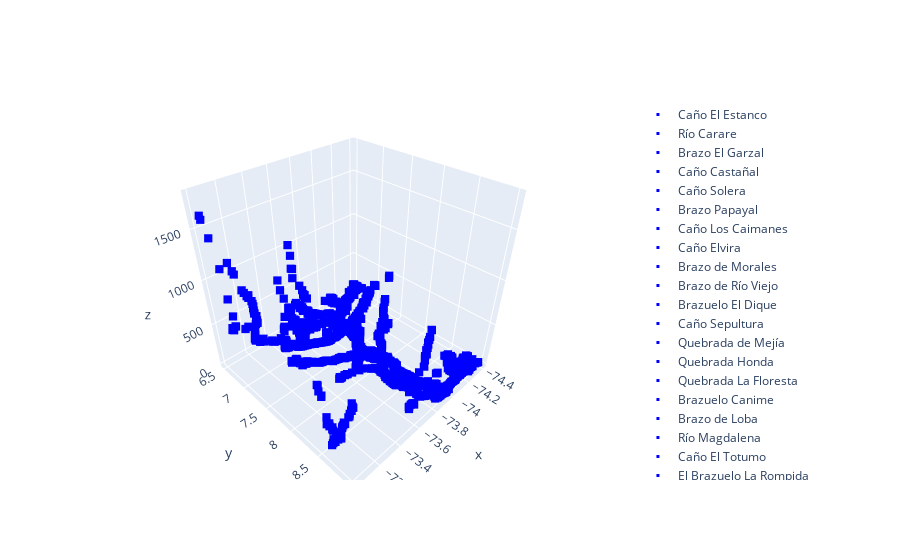

The notebook cell this image was saved under:
### Code cell
fig.show()

### Figure 1 — Plotly figure (JSON) as saved in the notebook; plotly's stock layout.template omitted (floating-point values rounded to 4 significant figures; data arrays with more than 128 entries replaced by an {"elided": "..."} marker saying what was removed)
{"data": [{"marker": {"color": "blue", "size": 3, "symbol": "square"}, "mode": "markers", "name": "Caño El Estanco", "type": "scatter3d", "x": [-73.7, -73.7, -73.7, -73.69, -73.69, -73.68, -73.67, -73.67], "y": [7.252, 7.248, 7.244, 7.235, 7.235, 7.227, 7.227, 7.227], "z": [86, 85, 85, 86, 88, 88, 88, 89]}, {"marker": {"color": "blue", "size": 3, "symbol": "square"}, "mode": "markers", "name": "Río Carare", "type": "scatter3d", "x": [-74.11, -74.11, -74.11, -74.1, -74.11, -74.1, -74.09, -74.1, -74.1, -74.1, -74.1, -74.09, -74.09, -74.09, -74.09, -74.09, -74.07, -74.09, -74.09, -74.09, -74.06, -74.08, -74.07, -74.08, -74.07, -74.07, -74.07, -74.08, -74.08, -74.08, -74.09, -74.1, -74.09, -74.1, -74.1, -74.1, -74.1, -74.1, -74.09, -74.1], "y": [6.76, 6.752, 6.744, 6.744, 6.735, 6.735, 6.735, 6.719, 6.715, 6.702, 6.698, 6.694, 6.69, 6.665, 6.66, 6.656, 6.656, 6.652, 6.652, 6.648, 6.623, 6.619, 6.619, 6.615, 6.615, 6.602, 6.598, 6.594, 6.59, 6.585, 6.581, 6.573, 6.573, 6.569, 6.548, 6.544, 6.531, 6.527, 6.523, 6.506], "z": [87, 87, 87, 86, 87, 87, 86, 87, 87, 90, 90, 89, 91, 92, 92, 91, 94, 92, 93, 98, 94, 94, 94, 96, 95, 94, 98, 96, 93, 95, 99, 98, 98, 96, 98, 99, 101, 101, 100, 100]}, {"marker": {"color": "blue", "size": 3, "symbol": "square"}, "mode": "markers", "name": "Brazo El Garzal", "type": "scatter3d", "x": [-73.86, -73.87], "y": [7.956, 7.944], "z": [45, 45]}, {"marker": {"color": "blue", "size": 3, "symbol": "square"}, "mode": "markers", "name": "Caño Castañal", "type": "scatter3d", "x": [-73.96, -73.97, -73.97], "y": [8.96, 8.973, 8.969], "z": [26, 26, 28]}, {"marker": {"color": "blue", "size": 3, "symbol": "square"}, "mode": "markers", "name": "Caño Solera", "type": "scatter3d", "x": [-73.97, -73.95, -73.94, -73.94, -73.93, -73.93, -73.92, -73.91, -73.89, -73.89], "y": [8.931, 8.906, 8.89, 8.885, 8.881, 8.873, 8.869, 8.86, 8.835, 8.831], "z": [26, 25, 26, 27, 32, 26, 26, 28, 28, 28]}, {"marker": {"color": "blue", "size": 3, "symbol": "square"}, "mode": "markers", "name": "Brazo Papayal", "type": "scatter3d", "x": [-73.99, -73.98, -73.97, -73.97, -73.97, -73.95, -73.96, -73.97, -73.96, -73.96, -73.95, -73.95, -73.94, -73.91, -73.91, -73.89, -73.89, -73.89, -73.89, -73.88, -73.88, -73.88, -73.88], "y": [8.948, 8.931, 8.923, 8.915, 8.894, 8.852, 8.835, 8.831, 8.831, 8.81, 8.798, 8.794, 8.723, 8.69, 8.673, 8.64, 8.635, 8.631, 8.627, 8.615, 8.602, 8.598, 8.59], "z": [26, 27, 27, 27, 28, 30, 31, 30, 30, 30, 32, 33, 33, 35, 34, 34, 34, 34, 35, 36, 36, 36, 37]}, {"marker": {"color": "blue", "size": 3, "symbol": "square"}, "mode": "markers", "name": "Caño Los Caimanes", "type": "scatter3d", "x": [-73.94], "y": [8.84], "z": [28]}, {"marker": {"color": "blue", "size": 3, "symbol": "square"}, "mode": "markers", "name": "Caño Elvira", "type": "scatter3d", "x": [-73.89, -73.89, -73.91, -73.88, -73.92, -73.88, -73.87, -73.89, -73.89, -73.9, -73.88], "y": [8.735, 8.735, 8.731, 8.731, 8.727, 8.71, 8.71, 8.706, 8.702, 8.677, 8.677], "z": [31, 31, 31, 31, 31, 32, 31, 31, 32, 33, 33]}, {"marker": {"color": "blue", "size": 3, "symbol": "square"}, "mode": "markers", "name": "Brazo de Morales", "type": "scatter3d", "x": [-73.87, -73.87, -73.88, -73.83, -73.83, -73.82, -73.83, -73.82, -73.83, -73.82, -73.83, -73.83, -73.83, -73.83, -73.83, -73.83, -73.83, -73.83, -73.83, -73.83, -73.83, -73.82, -73.82, -73.82, -73.84, -73.83, -73.82, -73.85, -73.86, -73.86, -73.86, -73.86, -73.86, -73.86, -73.88, -73.89, -73.89, -73.89, -73.89, -73.89, -73.89, -73.89, -73.89, -73.88, -73.89, -73.88, -73.89, -73.88, -73.89, -73.88, -73.88, -73.88, -73.88, -73.88, -73.88, -73.88, -73.88, -73.88, -73.88, -73.89, -73.88, -73.88, -73.88, -73.88, -73.88, -73.87, -73.87, -73.87, -73.87, -73.88, -73.87, -73.87, -73.87, -73.87, -73.87, -73.87, -73.87, -73.87, -73.87, -73.87, -73.87, -73.87, -73.86, -73.87, -73.86, -73.86, -73.86, -73.86, -73.87, -73.87, -73.87, -73.87, -73.87, -73.87, -73.86, -73.86, -73.87], "y": [8.14, 8.135, 8.119, 8.66, 8.656, 8.656, 8.652, 8.652, 8.648, 8.648, 8.644, 8.64, 8.64, 8.635, 8.631, 8.627, 8.623, 8.623, 8.619, 8.619, 8.615, 8.61, 8.606, 8.602, 8.585, 8.585, 8.585, 8.577, 8.573, 8.569, 8.565, 8.56, 8.544, 8.54, 8.535, 8.531, 8.527, 8.523, 8.519, 8.515, 8.51, 8.506, 8.502, 8.502, 8.498, 8.498, 8.494, 8.494, 8.49, 8.49, 8.485, 8.481, 8.477, 8.473, 8.469, 8.465, 8.46, 8.456, 8.452, 8.448, 8.448, 8.44, 8.435, 8.431, 8.431, 8.419, 8.415, 8.41, 8.406, 8.398, 8.377, 8.365, 8.356, 8.356, 8.352, 8.348, 8.344, 8.34, 8.335, 8.331, 8.327, 8.323, 8.315, 8.31, 8.31, 8.306, 8.302, 8.298, 8.294, 8.281, 8.277, 8.269, 8.265, 8.26, 8.252, 8.244, 8.148], "z": [44, 44, 44, 31, 29, 33, 29, 33, 28, 29, 29, 34, 31, 31, 32, 33, 33, 33, 35, 33, 33, 34, 34, 33, 35, 34, 34, 34, 34, 34, 34, 35, 35, 34, 35, 34, 33, 35, 36, 35, 34, 34, 35, 37, 35, 37, 35, 37, 37, 35, 35, 35, 35, 36, 35, 35, 35, 34, 34, 35, 36, 35, 35, 37, 36, 35, 35, 34, 34, 35, 35, 34, 34, 34, 35, 35, 36, 35, 34, 35, 35, 36, 35, 35, 35, 35, 36, 36, 35, 36, 36, 36, 35, 36, 40, 41, 43]}, {"marker": {"color": "blue", "size": 3, "symbol": "square"}, "mode": "markers", "name": "Brazo de Río Viejo", "type": "scatter3d", "x": [-73.83, -73.83], "y": [8.598, 8.59], "z": [34, 34]}, {"marker": {"color": "blue", "size": 3, "symbol": "square"}, "mode": "markers", "name": "Brazuelo El Dique", "type": "scatter3d", "x": [-73.83, -73.83, -73.82, -73.82, -73.83, -73.79, -73.8, -73.81, -73.81, -73.8, -73.8, -73.8, -73.81, -73.79, -73.78, -73.81, -73.79, -73.78, -73.78, -73.78, -73.78, -73.79, -73.79, -73.78, -73.79, -73.79, -73.78, -73.78, -73.77, -73.77, -73.77], "y": [8.581, 8.565, 8.552, 8.548, 8.531, 8.494, 8.481, 8.477, 8.473, 8.469, 8.465, 8.452, 8.444, 8.419, 8.419, 8.415, 8.41, 8.41, 8.406, 8.394, 8.373, 8.36, 8.356, 8.352, 8.34, 8.34, 8.319, 8.31, 8.294, 8.281, 8.256], "z": [37, 38, 37, 37, 37, 38, 37, 38, 38, 38, 38, 37, 39, 38, 38, 39, 38, 39, 39, 38, 38, 38, 38, 40, 39, 40, 40, 39, 41, 40, 41]}, {"marker": {"color": "blue", "size": 3, "symbol": "square"}, "mode": "markers", "name": "Caño Sepultura", "type": "scatter3d", "x": [-73.98, -73.98, -73.98], "y": [7.398, 7.365, 7.335], "z": [59, 59, 62]}, {"marker": {"color": "blue", "size": 3, "symbol": "square"}, "mode": "markers", "name": "Quebrada de Mejía", "type": "scatter3d", "x": [-74.05, -74.03, -74.05], "y": [8.74, 8.74, 8.735], "z": [54, 69, 53]}, {"marker": {"color": "blue", "size": 3, "symbol": "square"}, "mode": "markers", "name": "Quebrada Honda", "type": "scatter3d", "x": [-73.56, -73.56, -73.57, -73.53], "y": [8.944, 8.94, 8.935, 8.965], "z": [206, 171, 195, 431]}, {"marker": {"color": "blue", "size": 3, "symbol": "square"}, "mode": "markers", "name": "Quebrada La Floresta", "type": "scatter3d", "x": [-73.69, -73.65, -73.69, -73.66, -73.68], "y": [8.86, 8.856, 8.848, 8.848, 8.84], "z": [55, 89, 68, 74, 67]}, {"marker": {"color": "blue", "size": 3, "symbol": "square"}, "mode": "markers", "name": "Brazuelo Canime", "type": "scatter3d", "x": [-73.96, -73.96, -73.95, -73.94], "y": [7.119, 7.119, 7.119, 7.115], "z": [70, 71, 72, 72]}, {"marker": {"color": "blue", "size": 3, "symbol": "square"}, "mode": "markers", "name": "Brazo de Loba", "type": "scatter3d", "x": [-74.13, -74.14, -74.14, -74.14, -74.14, -74.14, -74.14, -74.13, -74.14, -74.13, -74.14, -74.13, -74.14, -74.13, -74.39, -74.39, -74.38, -74.38, -74.37, -74.14, -74.14, -74.14, -74.38, -74.37, -74.15, -74.37, -74.36, -74.36, -74.36, -74.16, -74.36, -74.36, -74.16, -74.36, -74.35, -74.34, -74.16, -74.34, -74.34, -74.33, -74.33, -74.32, -74.32, -74.31, -74.16, -74.31, -74.17, -74.17, -74.31, -74.31, -74.17, -74.31, -74.19, -74.18, -74.18, -74.31, -74.19, -74.3, -74.3, -74.21, -74.21, -74.2, -74.2, -74.3, -74.29, -74.29, -74.28, -74.28, -74.22, -74.29, -74.29, -74.27, -74.26, -74.26, -74.22, -74.25, -74.25, -74.23, -74.22, -74.25, -74.24, -74.23, -74.24, -74.24], "y": [8.94, 8.935, 8.931, 8.927, 8.923, 8.919, 8.915, 8.915, 8.91, 8.91, 8.906, 8.906, 8.902, 8.902, 8.898, 8.898, 8.898, 8.898, 8.898, 8.898, 8.898, 8.898, 8.894, 8.894, 8.894, 8.89, 8.89, 8.885, 8.885, 8.885, 8.881, 8.877, 8.877, 8.873, 8.873, 8.873, 8.873, 8.869, 8.865, 8.865, 8.86, 8.856, 8.852, 8.848, 8.848, 8.844, 8.844, 8.84, 8.835, 8.831, 8.831, 8.827, 8.827, 8.827, 8.827, 8.823, 8.823, 8.819, 8.815, 8.815, 8.815, 8.815, 8.815, 8.81, 8.81, 8.81, 8.81, 8.81, 8.81, 8.806, 8.806, 8.806, 8.806, 8.806, 8.806, 8.802, 8.802, 8.802, 8.802, 8.798, 8.798, 8.798, 8.794, 8.794], "z": [23, 24, 23, 24, 24, 24, 25, 23, 23, 22, 24, 22, 23, 23, 18, 18, 18, 18, 18, 22, 23, 23, 18, 17, 23, 17, 17, 18, 18, 23, 18, 19, 23, 19, 19, 19, 22, 19, 20, 19, 19, 20, 19, 19, 22, 19, 22, 21, 19, 21, 21, 19, 21, 20, 21, 21, 21, 21, 20, 21, 21, 21, 21, 20, 20, 19, 20, 20, 21, 20, 20, 19, 19, 20, 21, 20, 20, 20, 21, 20, 20, 21, 20, 20]}, {"marker": {"color": "blue", "size": 3, "symbol": "square"}, "mode": "markers", "name": "Río Magdalena", "type": "scatter3d", "x": {"elided": "1381 float values"}, "y": {"elided": "1381 float values"}, "z": {"elided": "1381 int values"}}, {"marker": {"color": "blue", "size": 3, "symbol": "square"}, "mode": "markers", "name": "Caño El Totumo", "type": "scatter3d", "x": [-74.01, -74.01, -74.01], "y": [7.21, 7.185, 7.169], "z": [66, 66, 68]}, {"marker": {"color": "blue", "size": 3, "symbol": "square"}, "mode": "markers", "name": "El Brazuelo La Rompida", "type": "scatter3d", "x": [-73.98, -73.98], "y": [7.148, 7.14], "z": [69, 68]}, {"marker": {"color": "blue", "size": 3, "symbol": "square"}, "mode": "markers", "name": "Caño Las Leguas (Caño Hormiguero)", "type": "scatter3d", "x": [-73.98, -73.95], "y": [7.277, 7.365], "z": [65, 61]}, {"marker": {"color": "blue", "size": 3, "symbol": "square"}, "mode": "markers", "name": "Río Sucio", "type": "scatter3d", "x": [-73.51, -73.54, -73.54], "y": [7.169, 7.165, 7.16], "z": [137, 124, 126]}, {"marker": {"color": "blue", "size": 3, "symbol": "square"}, "mode": "markers", "name": "Río Sogamoso", "type": "scatter3d", "x": {"elided": "153 float values"}, "y": {"elided": "153 float values"}, "z": {"elided": "153 int values"}}, {"marker": {"color": "blue", "size": 3, "symbol": "square"}, "mode": "markers", "name": "Quebrada Yanacué", "type": "scatter3d", "x": [-74.07, -74.04, -74.01], "y": [7.302, 7.302, 7.29], "z": [268, 144, 63]}, {"marker": {"color": "blue", "size": 3, "symbol": "square"}, "mode": "markers", "name": "Caño San Silvestre", "type": "scatter3d", "x": [-73.89, -73.88, -73.87], "y": [7.181, 7.148, 7.131], "z": [73, 71, 71]}, {"marker": {"color": "blue", "size": 3, "symbol": "square"}, "mode": "markers", "name": "Río Cimitarra", "type": "scatter3d", "x": [-73.99, -73.99, -73.99, -74.0, -73.99, -74.0, -74.0, -74.0, -74.01, -74.01, -74.01, -74.01, -74.01, -74.02, -74.02, -74.03, -74.04, -74.04, -74.07, -74.07, -74.09, -74.14, -74.12, -74.15, -74.16, -74.2, -74.21, -74.23, -74.24, -73.94, -73.96, -73.96, -73.95, -73.96, -73.96, -73.98, -73.98, -73.94], "y": [7.319, 7.306, 7.302, 7.298, 7.298, 7.285, 7.269, 7.26, 7.235, 7.215, 7.19, 7.177, 7.169, 7.152, 7.148, 7.14, 7.135, 7.131, 7.127, 7.123, 7.106, 7.098, 7.09, 7.077, 7.069, 7.04, 7.031, 7.01, 7.006, 7.435, 7.406, 7.398, 7.394, 7.365, 7.348, 7.331, 7.327, 7.46], "z": [65, 62, 64, 63, 64, 66, 67, 67, 65, 68, 67, 67, 67, 66, 66, 66, 67, 68, 69, 71, 72, 75, 77, 79, 82, 77, 80, 86, 84, 61, 59, 60, 61, 64, 61, 63, 64, 59]}, {"marker": {"color": "blue", "size": 3, "symbol": "square"}, "mode": "markers", "name": "Caño El Cedro", "type": "scatter3d", "x": [-73.99, -73.99], "y": [7.227, 7.223], "z": [68, 70]}, {"marker": {"color": "blue", "size": 3, "symbol": "square"}, "mode": "markers", "name": "Brazuelo Sinzona", "type": "scatter3d", "x": [-73.92, -73.92, -73.92, -73.91, -73.91, -73.91, -73.91], "y": [7.448, 7.444, 7.44, 7.435, 7.423, 7.419, 7.394], "z": [60, 60, 59, 59, 59, 60, 61]}, {"marker": {"color": "blue", "size": 3, "symbol": "square"}, "mode": "markers", "name": "Río Lebrija", "type": "scatter3d", "x": [-73.77, -73.77, -73.77, -73.77, -73.76, -73.76, -73.74, -73.74, -73.74, -73.74, -73.7, -73.69, -73.66, -73.65, -73.66, -73.67, -73.69, -73.71, -73.7, -73.74, -73.76, -73.76, -73.76, -73.76, -73.76, -73.75, -73.74, -73.73, -73.69, -73.73, -73.71, -73.72, -73.69, -73.68, -73.66, -73.66, -73.68, -73.65, -73.65, -73.64, -73.63, -73.62, -73.64, -73.63, -73.6, -73.59, -73.57, -73.55, -73.55, -73.55, -73.54, -73.54, -73.53, -73.53, -73.51, -73.5, -73.49, -73.49, -73.48, -73.47, -73.47, -73.47, -73.46, -73.46, -73.45, -73.45, -73.45, -73.44, -73.44, -73.44, -73.44, -73.36, -73.35, -73.35, -73.39, -73.35, -73.41, -73.41, -73.39, -73.4, -73.4, -73.34, -73.34, -73.31, -73.3, -73.32, -73.29, -73.34, -73.33, -73.29], "y": [8.131, 8.115, 8.094, 8.085, 8.069, 8.065, 8.052, 8.04, 8.035, 8.035, 7.956, 7.944, 7.94, 7.906, 7.869, 7.86, 7.827, 7.819, 7.819, 7.802, 7.773, 7.765, 7.756, 7.723, 7.702, 7.681, 7.677, 7.669, 7.669, 7.665, 7.665, 7.66, 7.652, 7.652, 7.648, 7.648, 7.644, 7.623, 7.606, 7.606, 7.606, 7.606, 7.602, 7.602, 7.598, 7.594, 7.59, 7.556, 7.552, 7.548, 7.544, 7.535, 7.523, 7.519, 7.51, 7.51, 7.506, 7.506, 7.498, 7.485, 7.481, 7.481, 7.473, 7.469, 7.465, 7.46, 7.452, 7.452, 7.44, 7.435, 7.427, 7.423, 7.423, 7.419, 7.415, 7.415, 7.41, 7.406, 7.406, 7.402, 7.402, 7.381, 7.356, 7.352, 7.352, 7.348, 7.344, 7.335, 7.335, 7.335], "z": [41, 41, 42, 41, 42, 43, 42, 43, 43, 42, 41, 43, 40, 40, 43, 42, 43, 43, 43, 45, 45, 46, 47, 49, 49, 52, 51, 53, 55, 55, 54, 54, 58, 58, 60, 59, 59, 63, 64, 64, 67, 66, 65, 66, 70, 71, 72, 75, 77, 77, 77, 80, 81, 81, 82, 84, 86, 86, 86, 89, 90, 89, 91, 92, 94, 93, 96, 96, 98, 99, 101, 142, 140, 127, 112, 130, 107, 110, 110, 125, 109, 139, 148, 169, 179, 195, 180, 169, 185, 197]}, {"marker": {"color": "blue", "size": 3, "symbol": "square"}, "mode": "markers", "name": "Quebrada La Putana", "type": "scatter3d", "x": [-73.51, -73.51, -73.49, -73.49, -73.49], "y": [7.11, 7.11, 7.06, 7.048, 6.981], "z": [147, 137, 156, 173, 401]}, {"marker": {"color": "blue", "size": 3, "symbol": "square"}, "mode": "markers", "name": "Río Santo Domingo", "type": "scatter3d", "x": [-74.02, -74.03, -74.04, -74.06, -74.09, -74.11, -74.11, -74.12, -74.13, -74.13, -74.13, -74.14, -74.14, -74.14, -74.15, -74.16, -74.18, -74.17, -74.25, -74.25, -73.9, -73.9, -73.89, -73.89, -73.88, -73.88, -73.89, -73.88], "y": [7.685, 7.681, 7.677, 7.665, 7.656, 7.652, 7.648, 7.644, 7.635, 7.631, 7.627, 7.594, 7.59, 7.585, 7.573, 7.569, 7.556, 7.556, 7.502, 7.498, 7.869, 7.869, 7.848, 7.827, 7.815, 7.81, 7.806, 7.785], "z": [85, 90, 101, 180, 211, 215, 212, 223, 214, 217, 232, 272, 292, 293, 312, 322, 413, 380, 619, 642, 45, 43, 42, 45, 45, 43, 43, 45]}, {"marker": {"color": "blue", "size": 3, "symbol": "square"}, "mode": "markers", "name": "Río Boque", "type": "scatter3d", "x": [-73.95, -73.95, -73.96, -73.97, -73.99, -73.98, -73.99, -73.99, -73.99, -74.01, -74.0, -74.01, -74.11, -74.1, -74.1, -74.08, -74.06, -74.01, -74.03, -74.02, -73.9, -73.91, -73.91, -73.91, -73.91, -73.91], "y": [7.885, 7.881, 7.865, 7.844, 7.831, 7.827, 7.81, 7.806, 7.777, 7.76, 7.76, 7.756, 7.748, 7.748, 7.748, 7.744, 7.74, 7.74, 7.727, 7.727, 8.002, 7.956, 7.927, 7.923, 7.919, 7.885], "z": [47, 46, 48, 51, 55, 54, 63, 62, 70, 78, 76, 78, 223, 211, 214, 174, 166, 86, 103, 96, 47, 46, 59, 53, 45, 44]}, {"marker": {"color": "blue", "size": 3, "symbol": "square"}, "mode": "markers", "name": "Brazo La Tigrera", "type": "scatter3d", "x": [-73.83, -73.82, -73.82, -73.82, -73.82, -73.81, -73.81, -73.81, -73.81, -73.82, -73.81, -73.81, -73.82, -73.81, -73.81, -73.81, -73.81, -73.81, -73.81, -73.81, -73.81, -73.8, -73.8, -73.8, -73.8, -73.8, -73.82, -73.81, -73.8, -73.82, -73.81, -73.81, -73.81, -73.8, -73.82, -73.82, -73.82, -73.81, -73.81, -73.81, -73.81, -73.81, -73.82, -73.82, -73.83, -73.82, -73.82, -73.83, -73.82, -73.83, -73.83, -73.82, -73.83, -73.83, -73.83, -73.83, -73.84, -73.84, -73.84, -73.84, -73.84, -73.84, -73.84, -73.84, -73.85, -73.86, -73.85, -73.86, -73.86], "y": [7.723, 7.723, 7.719, 7.719, 7.715, 7.71, 7.706, 7.702, 7.702, 7.698, 7.698, 7.698, 7.694, 7.694, 7.69, 7.685, 7.677, 7.677, 7.673, 7.669, 7.665, 7.665, 7.66, 7.66, 7.656, 7.652, 7.648, 7.648, 7.648, 7.644, 7.644, 7.644, 7.644, 7.644, 7.64, 7.635, 7.631, 7.631, 7.627, 7.627, 7.623, 7.619, 7.606, 7.606, 7.602, 7.602, 7.602, 7.598, 7.598, 7.594, 7.594, 7.594, 7.59, 7.59, 7.581, 7.577, 7.573, 7.569, 7.569, 7.565, 7.56, 7.556, 7.552, 7.548, 7.54, 7.535, 7.535, 7.531, 7.531], "z": [48, 50, 49, 50, 51, 49, 49, 52, 49, 53, 52, 51, 51, 51, 50, 49, 51, 51, 50, 51, 52, 52, 51, 53, 53, 55, 56, 56, 58, 54, 52, 52, 51, 52, 51, 51, 53, 54, 52, 54, 53, 53, 54, 53, 54, 54, 56, 54, 55, 56, 55, 55, 54, 55, 55, 55, 55, 56, 55, 55, 55, 55, 55, 56, 55, 58, 58, 55, 56]}, {"marker": {"color": "blue", "size": 3, "symbol": "square"}, "mode": "markers", "name": "Caño Chingalé", "type": "scatter3d", "x": [-73.8, -73.8, -73.8, -73.8, -73.8, -73.8, -73.8, -73.79, -73.79, -73.8, -73.79, -73.8, -73.81, -73.81, -73.81, -73.81, -73.81, -73.81], "y": [7.765, 7.748, 7.74, 7.731, 7.727, 7.719, 7.715, 7.71, 7.706, 7.702, 7.702, 7.698, 7.694, 7.685, 7.685, 7.681, 7.677, 7.673], "z": [46, 48, 48, 49, 49, 50, 53, 50, 50, 52, 50, 50, 50, 50, 53, 54, 53, 52]}, {"marker": {"color": "blue", "size": 3, "symbol": "square"}, "mode": "markers", "name": "Quebrada Chontaduro", "type": "scatter3d", "x": [-74.3, -74.3, -74.3], "y": [8.673, 8.644, 8.598], "z": [15, 16, 20]}, {"marker": {"color": "blue", "size": 3, "symbol": "square"}, "mode": "markers", "name": "Quebrada Majagualito", "type": "scatter3d", "x": [-74.24, -74.24, -74.23, -74.29], "y": [8.694, 8.69, 8.685, 8.602], "z": [19, 18, 19, 17]}, {"marker": {"color": "blue", "size": 3, "symbol": "square"}, "mode": "markers", "name": "Brazo Guayabal", "type": "scatter3d", "x": [-74.23, -74.27], "y": [8.944, 8.865], "z": [23, 22]}, {"marker": {"color": "blue", "size": 3, "symbol": "square"}, "mode": "markers", "name": "Brazo El Rosario", "type": "scatter3d", "x": [-74.16, -74.16, -74.17, -74.19, -74.2, -74.2, -74.2, -74.21, -74.21], "y": [8.823, 8.798, 8.76, 8.748, 8.744, 8.74, 8.735, 8.706, 8.685], "z": [22, 21, 21, 20, 21, 20, 21, 20, 21]}, {"marker": {"color": "blue", "size": 3, "symbol": "square"}, "mode": "markers", "name": "Caño Guamal", "type": "scatter3d", "x": [-74.39, -74.39, -74.39, -74.36, -74.35], "y": [8.819, 8.798, 8.794, 8.794, 8.794], "z": [18, 19, 20, 20, 21]}, {"marker": {"color": "blue", "size": 3, "symbol": "square"}, "mode": "markers", "name": "Caño Tortugas", "type": "scatter3d", "x": [-74.33, -74.32, -74.31, -74.3, -74.22], "y": [8.869, 8.869, 8.865, 8.848, 8.835], "z": [21, 20, 21, 21, 22]}, {"marker": {"color": "blue", "size": 3, "symbol": "square"}, "mode": "markers", "name": "Caño Tapoa", "type": "scatter3d", "x": [-74.31, -74.34], "y": [8.815, 8.794], "z": [22, 20]}, {"marker": {"color": "blue", "size": 3, "symbol": "square"}, "mode": "markers", "name": " ", "type": "scatter3d", "x": [-74.28, -74.28, -74.13, -73.67], "y": [8.694, 8.685, 6.852, 7.235], "z": [18, 17, 79, 92]}, {"marker": {"color": "blue", "size": 3, "symbol": "square"}, "mode": "markers", "name": "Quebrada de Norosi", "type": "scatter3d", "x": [-73.97, -74.04, -74.03, -74.08, -74.09, -74.11, -74.09, -74.12, -74.11, -74.15, -74.16, -74.16, -74.19, -74.21, -74.25, -74.25], "y": [8.54, 8.531, 8.531, 8.481, 8.469, 8.46, 8.456, 8.44, 8.44, 8.419, 8.406, 8.402, 8.385, 8.36, 8.331, 8.331], "z": [36, 49, 51, 72, 82, 113, 104, 151, 157, 150, 209, 172, 212, 215, 264, 270]}, {"marker": {"color": "blue", "size": 3, "symbol": "square"}, "mode": "markers", "name": "Caño Tiquisio", "type": "scatter3d", "x": [-74.29, -74.28, -74.27, -74.27], "y": [8.598, 8.594, 8.594, 8.573], "z": [17, 16, 17, 15]}, {"marker": {"color": "blue", "size": 3, "symbol": "square"}, "mode": "markers", "name": "Brazo Simití", "type": "scatter3d", "x": [-73.89, -73.9, -73.9, -73.91, -73.91, -73.91, -73.91, -73.91, -73.92, -73.92, -73.9, -73.9, -73.9, -73.89, -73.89, -73.9, -73.89, -73.9, -73.89, -73.89, -73.88, -73.88, -73.87, -73.88, -73.88, -73.89, -73.9, -73.9, -73.9, -73.91, -73.9, -73.91, -73.91, -73.91, -73.91, -73.91, -73.91, -73.91, -73.91, -73.91, -73.9, -73.9], "y": [8.14, 8.127, 8.123, 8.119, 8.11, 8.081, 8.077, 8.065, 8.04, 8.035, 8.027, 8.023, 8.015, 8.015, 8.002, 7.985, 7.985, 7.981, 7.981, 7.981, 7.981, 7.981, 8.26, 8.256, 8.256, 8.252, 8.244, 8.24, 8.235, 8.231, 8.219, 8.21, 8.206, 8.202, 8.198, 8.194, 8.19, 8.181, 8.169, 8.165, 8.16, 8.156], "z": [42, 50, 40, 35, 36, 40, 45, 46, 41, 43, 45, 46, 45, 45, 47, 46, 46, 45, 46, 47, 47, 48, 35, 42, 37, 36, 37, 37, 37, 36, 36, 37, 36, 37, 39, 39, 38, 38, 38, 39, 37, 39]}, {"marker": {"color": "blue", "size": 3, "symbol": "square"}, "mode": "markers", "name": "Quebrada Torcoroma", "type": "scatter3d", "x": [-73.48, -73.49, -73.6, -73.55, -73.55, -73.53, -73.52, -73.44, -73.44, -73.45, -73.45, -73.46], "y": [7.931, 7.919, 7.915, 7.91, 7.906, 7.906, 7.906, 7.981, 7.977, 7.965, 7.948, 7.94], "z": [105, 96, 53, 70, 74, 80, 83, 178, 170, 141, 126, 116]}, {"marker": {"color": "blue", "size": 3, "symbol": "square"}, "mode": "markers", "name": "Quebrada Santo Domingo", "type": "scatter3d", "x": [-74.23, -74.2, -74.24, -74.26], "y": [7.102, 7.098, 7.09, 7.085], "z": [166, 137, 195, 225]}, {"marker": {"color": "blue", "size": 3, "symbol": "square"}, "mode": "markers", "name": "Río Ité", "type": "scatter3d", "x": [-74.24, -74.25, -74.26, -74.26, -74.27, -74.31, -74.3, -74.31, -74.35, -74.33, -74.39, -74.39, -74.39, -74.39], "y": [7.002, 6.99, 6.969, 6.969, 6.965, 6.956, 6.956, 6.935, 6.923, 6.923, 6.894, 6.877, 6.873, 6.86], "z": [84, 86, 86, 87, 88, 106, 95, 97, 103, 100, 119, 123, 123, 125]}, {"marker": {"color": "blue", "size": 3, "symbol": "square"}, "mode": "markers", "name": "Caño Sardinata", "type": "scatter3d", "x": [-74.09], "y": [6.885], "z": [80]}, {"marker": {"color": "blue", "size": 3, "symbol": "square"}, "mode": "markers", "name": "Caño La Tronquera", "type": "scatter3d", "x": [-73.98, -73.97, -73.97, -73.98], "y": [7.231, 7.227, 7.206, 7.202], "z": [67, 67, 67, 67]}, {"marker": {"color": "blue", "size": 3, "symbol": "square"}, "mode": "markers", "name": "Caño Loro", "type": "scatter3d", "x": [-74.07], "y": [6.915], "z": [81]}, {"marker": {"color": "blue", "size": 3, "symbol": "square"}, "mode": "markers", "name": "Río Tamar", "type": "scatter3d", "x": [-74.35, -74.35, -74.35, -74.35, -74.32, -74.32, -74.31, -74.27, -74.31, -74.29, -74.29], "y": [7.077, 7.069, 7.06, 7.048, 7.019, 7.015, 7.01, 7.01, 7.006, 7.006, 7.006], "z": [304, 311, 305, 307, 243, 222, 203, 156, 187, 187, 173]}, {"marker": {"color": "blue", "size": 3, "symbol": "square"}, "mode": "markers", "name": "Río San Bartolomé", "type": "scatter3d", "x": [-74.4, -74.39, -74.4, -74.39, -74.39, -74.38, -74.37], "y": [6.702, 6.698, 6.685, 6.656, 6.652, 6.648, 6.635], "z": [110, 108, 107, 104, 103, 103, 98]}, {"marker": {"color": "blue", "size": 3, "symbol": "square"}, "mode": "markers", "name": "Caño Monte", "type": "scatter3d", "x": [-74.29], "y": [6.723], "z": [95]}, {"marker": {"color": "blue", "size": 3, "symbol": "square"}, "mode": "markers", "name": "Caño Vuelta de Acuña", "type": "scatter3d", "x": [-74.29, -74.28, -74.31], "y": [6.61, 6.61, 6.602], "z": [97, 99, 99]}, {"marker": {"color": "blue", "size": 3, "symbol": "square"}, "mode": "markers", "name": "Caño Mono", "type": "scatter3d", "x": [-74.25, -74.27, -74.26], "y": [8.99, 8.985, 8.981], "z": [20, 19, 20]}, {"marker": {"color": "blue", "size": 3, "symbol": "square"}, "mode": "markers", "name": "Caño Violo", "type": "scatter3d", "x": [-74.27, -74.26, -74.25, -74.23, -74.39, -74.39, -74.38, -74.38, -74.32, -74.36, -74.33, -74.31, -74.31, -74.28, -74.27, -74.37, -74.29, -74.29, -74.28, -74.27], "y": [8.96, 8.952, 8.952, 8.948, 8.99, 8.985, 8.981, 8.977, 8.977, 8.973, 8.973, 8.973, 8.973, 8.973, 8.973, 8.969, 8.969, 8.969, 8.969, 8.969], "z": [21, 22, 23, 22, 18, 17, 19, 19, 20, 21, 20, 20, 20, 20, 20, 19, 20, 20, 22, 21]}, {"marker": {"color": "blue", "size": 3, "symbol": "square"}, "mode": "markers", "name": "Brazo La Victoria", "type": "scatter3d", "x": [-74.22, -74.22, -74.2, -74.19, -74.18, -74.18, -74.17, -74.17, -74.15, -74.14, -74.21, -74.21, -74.16, -74.15], "y": [8.948, 8.948, 8.948, 8.948, 8.948, 8.948, 8.948, 8.948, 8.948, 8.948, 8.94, 8.94, 8.94, 8.94], "z": [23, 23, 22, 22, 22, 23, 23, 23, 24, 25, 22, 21, 24, 23]}, {"marker": {"color": "blue", "size": 3, "symbol": "square"}, "mode": "markers", "name": "Río Magdalena (Brazo de Mompós)", "type": "scatter3d", "x": [-73.99, -73.98], "y": [8.998, 8.985], "z": [28, 25]}, {"marker": {"color": "blue", "size": 3, "symbol": "square"}, "mode": "markers", "name": "Quebrada Santa Catalina", "type": "scatter3d", "x": [-73.08], "y": [8.54], "z": [234]}, {"marker": {"color": "blue", "size": 3, "symbol": "square"}, "mode": "markers", "name": "Río Tarra", "type": "scatter3d", "x": [-73.12, -73.12, -73.12, -73.12, -73.12, -73.12, -73.12, -73.11, -73.08, -73.09, -73.03, -73.03, -73.04, -73.07, -73.08, -73.07, -73.08, -73.08, -73.09, -73.09, -73.07, -73.07, -73.06, -73.06, -73.05, -73.05, -73.05, -73.06, -73.08, -73.08, -73.07, -73.08, -73.07, -73.05, -73.05], "y": [8.14, 8.115, 8.106, 8.098, 8.09, 8.085, 8.073, 8.052, 8.031, 8.01, 8.652, 8.648, 8.644, 8.627, 8.623, 8.606, 8.602, 8.598, 8.585, 8.581, 8.56, 8.552, 8.535, 8.531, 8.515, 8.51, 8.506, 8.481, 8.377, 8.373, 8.348, 8.323, 8.319, 8.24, 8.231], "z": [1335, 1336, 1352, 1344, 1345, 1354, 1383, 1419, 1496, 1564, 189, 212, 188, 168, 175, 183, 176, 177, 185, 186, 212, 227, 268, 302, 288, 288, 284, 340, 514, 497, 554, 598, 607, 1090, 1140]}, {"marker": {"color": "blue", "size": 3, "symbol": "square"}, "mode": "markers", "name": "Quebrada La Urama", "type": "scatter3d", "x": [-73.05, -73.06, -73.07], "y": [8.077, 8.069, 8.06], "z": [1784, 1695, 1585]}, {"marker": {"color": "blue", "size": 3, "symbol": "square"}, "mode": "markers", "name": "Río Catatumbo", "type": "scatter3d", "x": [-73.06, -73.05, -73.07, -73.04, -73.08, -73.03, -73.01, -73.08, -73.1, -73.11, -73.12, -73.13, -73.14, -73.18, -73.19, -73.21, -73.21, -73.19, -73.23, -73.23, -73.24, -73.24, -73.01, -73.01], "y": [8.706, 8.706, 8.702, 8.698, 8.685, 8.685, 8.681, 8.677, 8.652, 8.648, 8.64, 8.635, 8.623, 8.615, 8.61, 8.606, 8.606, 8.606, 8.594, 8.585, 8.577, 8.556, 8.677, 8.66], "z": [219, 246, 236, 226, 225, 208, 215, 232, 271, 279, 275, 297, 252, 292, 287, 328, 340, 311, 336, 336, 337, 359, 207, 171]}, {"marker": {"color": "blue", "size": 3, "symbol": "square"}, "mode": "markers", "name": "Río Chicamocha", "type": "scatter3d", "x": [-73.01, -73.03, -73.2, -73.04, -73.04, -73.06, -73.06, -73.16, -73.14], "y": [6.81, 6.777, 6.765, 6.765, 6.76, 6.752, 6.744, 6.735, 6.731], "z": [563, 563, 441, 521, 541, 547, 539, 458, 447]}, {"marker": {"color": "blue", "size": 3, "symbol": "square"}, "mode": "markers", "name": "Caño Huila", "type": "scatter3d", "x": [-74.04, -74.04, -74.04, -74.06, -74.07, -74.07, -74.06, -74.08], "y": [6.902, 6.89, 6.885, 6.873, 6.869, 6.869, 6.869, 6.852], "z": [79, 81, 81, 81, 82, 83, 83, 82]}, {"marker": {"color": "blue", "size": 3, "symbol": "square"}, "mode": "markers", "name": "Quebrada Vizcaína", "type": "scatter3d", "x": [-73.78, -73.77, -73.76, -73.76], "y": [7.081, 7.081, 7.073, 7.069], "z": [66, 68, 71, 71]}, {"marker": {"color": "blue", "size": 3, "symbol": "square"}, "mode": "markers", "name": "Río Opón", "type": "scatter3d", "x": [-73.95, -73.96, -73.96, -73.94, -73.94, -73.94, -73.95, -73.95, -73.94, -73.86, -73.86, -73.86, -73.87, -73.87, -73.88, -73.88, -73.88, -73.89, -73.9, -73.89, -73.91, -73.94, -73.94, -73.94, -73.93, -73.89, -73.88, -73.87, -73.87, -73.87, -73.87, -73.86, -73.86, -73.86, -73.85, -73.85, -73.85, -73.85, -73.84, -73.84, -73.84, -73.84, -73.81, -73.8, -73.83, -73.79, -73.82, -73.82, -73.81, -73.79, -73.79, -73.78, -73.78, -73.78, -73.78, -73.79, -73.8, -73.79, -73.79, -73.78, -73.77, -73.77, -73.76, -73.75, -73.76, -73.76, -73.76, -73.76, -73.74, -73.74, -73.71, -73.74, -73.71, -73.7], "y": [6.906, 6.898, 6.898, 6.856, 6.848, 6.835, 6.819, 6.781, 6.777, 7.019, 7.015, 7.006, 7.002, 6.998, 6.981, 6.977, 6.969, 6.965, 6.944, 6.944, 6.927, 6.915, 6.86, 6.773, 6.769, 6.735, 6.727, 6.723, 6.719, 6.715, 6.715, 6.706, 6.706, 6.702, 6.698, 6.685, 6.685, 6.681, 6.669, 6.66, 6.652, 6.648, 6.635, 6.635, 6.631, 6.631, 6.627, 6.627, 6.627, 6.627, 6.623, 6.623, 6.619, 6.615, 6.615, 6.602, 6.594, 6.581, 6.577, 6.573, 6.573, 6.573, 6.573, 6.565, 6.56, 6.552, 6.531, 6.531, 6.531, 6.527, 6.523, 6.519, 6.51, 6.506], "z": [80, 80, 79, 80, 84, 83, 82, 83, 84, 73, 72, 73, 73, 75, 74, 75, 78, 76, 78, 77, 79, 81, 80, 85, 85, 90, 89, 90, 93, 92, 94, 93, 95, 95, 97, 101, 97, 96, 104, 102, 103, 105, 118, 117, 108, 122, 112, 114, 117, 124, 127, 140, 132, 132, 132, 151, 141, 151, 158, 160, 158, 163, 172, 171, 165, 174, 176, 178, 244, 205, 261, 237, 287, 265]}, {"marker": {"color": "blue", "size": 3, "symbol": "square"}, "mode": "markers", "name": "Caño de Rasquiña", "type": "scatter3d", "x": [-73.89, -73.89], "y": [6.969, 6.969], "z": [78, 76]}, {"marker": {"color": "blue", "size": 3, "symbol": "square"}, "mode": "markers", "name": "Río La Colorada", "type": "scatter3d", "x": [-73.88, -73.88, -73.85, -73.84, -73.8, -73.84, -73.83, -73.8, -73.8, -73.79, -73.78, -73.75, -73.77, -73.75, -73.76, -73.75, -73.75, -73.74, -73.74, -73.74], "y": [6.96, 6.96, 6.931, 6.915, 6.894, 6.885, 6.885, 6.881, 6.877, 6.873, 6.869, 6.86, 6.856, 6.856, 6.827, 6.798, 6.794, 6.79, 6.781, 6.773], "z": [76, 76, 79, 80, 82, 82, 84, 85, 86, 85, 88, 102, 94, 93, 97, 101, 99, 104, 107, 119]}, {"marker": {"color": "blue", "size": 3, "symbol": "square"}, "mode": "markers", "name": "Río Cascajales", "type": "scatter3d", "x": [-73.75, -73.74, -73.73, -73.73, -73.73, -73.71, -73.71, -73.64, -73.59, -73.57, -73.56, -73.55, -73.54, -73.55], "y": [6.835, 6.827, 6.819, 6.815, 6.81, 6.798, 6.79, 6.769, 6.765, 6.752, 6.744, 6.723, 6.719, 6.706], "z": [100, 100, 111, 109, 115, 125, 130, 173, 238, 255, 277, 322, 352, 405]}, {"marker": {"color": "blue", "size": 3, "symbol": "square"}, "mode": "markers", "name": "Río Oponcito", "type": "scatter3d", "x": [-73.74, -73.73, -73.73, -73.71, -73.66, -73.67, -73.66, -73.56, -73.74, -73.71, -73.59, -73.56, -73.74, -73.74, -73.64, -73.63, -73.62, -73.55, -73.55, -73.55, -73.54, -73.55, -73.54, -73.54], "y": [6.902, 6.902, 6.898, 6.898, 6.898, 6.894, 6.894, 6.894, 6.89, 6.89, 6.89, 6.89, 6.885, 6.885, 6.885, 6.881, 6.873, 6.873, 6.869, 6.865, 6.815, 6.806, 6.781, 6.765], "z": [99, 96, 104, 102, 113, 106, 118, 150, 100, 102, 133, 146, 106, 103, 117, 113, 126, 182, 187, 195, 239, 259, 383, 442]}, {"marker": {"color": "blue", "size": 3, "symbol": "square"}, "mode": "markers", "name": "Brazo Sardinata", "type": "scatter3d", "x": [-74.0, -74.01], "y": [6.94, 6.935], "z": [78, 78]}, {"marker": {"color": "blue", "size": 3, "symbol": "square"}, "mode": "markers", "name": "Caño Caraño", "type": "scatter3d", "x": [-73.97, -73.98], "y": [7.41, 7.385], "z": [59, 59]}, {"marker": {"color": "blue", "size": 3, "symbol": "square"}, "mode": "markers", "name": "Quebrada La Llana", "type": "scatter3d", "x": [-73.54], "y": [6.89], "z": [193]}, {"marker": {"color": "blue", "size": 3, "symbol": "square"}, "mode": "markers", "name": "Río Chucurí", "type": "scatter3d", "x": [-73.37, -73.36, -73.36, -73.38, -73.38, -73.38, -73.38, -73.39, -73.4, -73.41, -73.44], "y": [7.044, 7.035, 7.027, 7.015, 7.01, 7.002, 6.998, 6.981, 6.94, 6.923, 6.89], "z": [193, 202, 217, 219, 217, 232, 238, 336, 342, 351, 444]}, {"marker": {"color": "blue", "size": 3, "symbol": "square"}, "mode": "markers", "name": "Quebrada La India", "type": "scatter3d", "x": [-73.5], "y": [6.86], "z": [259]}, {"marker": {"color": "blue", "size": 3, "symbol": "square"}, "mode": "markers", "name": "Quebrada Parra", "type": "scatter3d", "x": [-74.06], "y": [6.606], "z": [96]}, {"marker": {"color": "blue", "size": 3, "symbol": "square"}, "mode": "markers", "name": "Río Blanco", "type": "scatter3d", "x": [-73.76], "y": [6.519], "z": [194]}, {"marker": {"color": "blue", "size": 3, "symbol": "square"}, "mode": "markers", "name": "Río Guayabito", "type": "scatter3d", "x": [-74.07, -74.05, -74.05, -74.04, -74.03, -74.03], "y": [6.59, 6.548, 6.544, 6.531, 6.519, 6.515], "z": [98, 99, 99, 102, 105, 103]}, {"marker": {"color": "blue", "size": 3, "symbol": "square"}, "mode": "markers", "name": "Río Honduras", "type": "scatter3d", "x": [-73.55, -73.52, -73.51, -73.5], "y": [6.702, 6.685, 6.66, 6.648], "z": [371, 531, 636, 754]}, {"marker": {"color": "blue", "size": 3, "symbol": "square"}, "mode": "markers", "name": "Quebrada Aratoca", "type": "scatter3d", "x": [-73.06, -73.05, -73.04], "y": [6.731, 6.723, 6.71], "z": [655, 852, 1171]}, {"marker": {"color": "blue", "size": 3, "symbol": "square"}, "mode": "markers", "name": "Río Fonce", "type": "scatter3d", "x": [-73.16, -73.14, -73.18, -73.22, -73.24, -73.26, -73.26], "y": [6.556, 6.556, 6.548, 6.527, 6.519, 6.51, 6.51], "z": [1025, 1125, 979, 769, 725, 666, 670]}, {"marker": {"color": "blue", "size": 3, "symbol": "square"}, "mode": "markers", "name": "Río Mogoticos", "type": "scatter3d", "x": [-73.02, -73.02, -73.06], "y": [6.531, 6.531, 6.506], "z": [1589, 1627, 1398]}, {"marker": {"color": "blue", "size": 3, "symbol": "square"}, "mode": "markers", "name": "Río Suárez", "type": "scatter3d", "x": [-73.21, -73.2, -73.24, -73.26, -73.26, -73.26, -73.26, -73.26, -73.26, -73.27, -73.27, -73.27, -73.28, -73.28, -73.28, -73.27, -73.28], "y": [6.769, 6.769, 6.719, 6.702, 6.685, 6.673, 6.673, 6.64, 6.631, 6.615, 6.602, 6.594, 6.585, 6.569, 6.552, 6.51, 6.506], "z": [415, 395, 430, 423, 447, 489, 472, 518, 503, 533, 573, 550, 557, 586, 613, 642, 670]}, {"marker": {"color": "blue", "size": 3, "symbol": "square"}, "mode": "markers", "name": "Brazo Berlín", "type": "scatter3d", "x": [-73.92, -73.92, -73.91, -73.91, -73.91, -73.92, -73.91, -73.91, -73.91, -73.9, -73.9, -73.9, -73.9], "y": [7.152, 7.148, 7.144, 7.14, 7.135, 7.127, 7.127, 7.119, 7.115, 7.11, 7.098, 7.094, 7.09], "z": [69, 69, 68, 68, 68, 72, 71, 67, 70, 68, 70, 68, 68]}, {"marker": {"color": "blue", "size": 3, "symbol": "square"}, "mode": "markers", "name": "Caño Barbú", "type": "scatter3d", "x": [-73.84, -73.84, -73.85, -73.86, -73.84, -73.83], "y": [7.781, 7.781, 7.777, 7.773, 7.773, 7.76], "z": [50, 51, 48, 47, 49, 52]}, {"marker": {"color": "blue", "size": 3, "symbol": "square"}, "mode": "markers", "name": "Caño del Playón", "type": "scatter3d", "x": [-73.97], "y": [6.923], "z": [81]}], "layout": {}}
